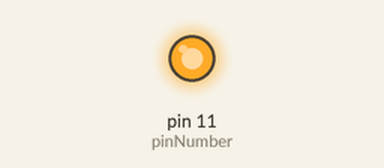
Recording of a sketch running on a simulated Arduino Uno, built with avr-gcc and run on an emulated ATmega328P. On the bench: output pins drawn as LEDs (lit = HIGH).

Above: at 0.2 s.
At 14.0 s:
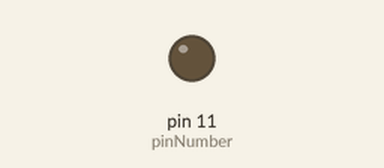
Timing chart, 0 to 23.4 s (numbered marks = the images above):
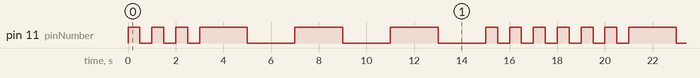

Measured:
- by itself, pin 11 (pinNumber): repeats every 18.0 s: 2 × (LOW 0.50 s, HIGH 0.50 s), LOW 0.50 s, 3 × (HIGH 2.0 s, LOW 2.0 s), 3 × (HIGH 0.50 s, LOW 0.50 s), HIGH 0.50 s
- by itself, everything shown: repeats every 18.0 s, in 18 steps

The sketch:

c.morse.ino
```cpp
int pinNumber = 11;
void setup() {
  pinMode(11, OUTPUT);
}

// the loop function runs over and over again forever
void loop() {
  dot();
  dot();
  dot();
  dash();
  dash();
  dash();
  dot();
  dot();
  dot();
}

void dot() {
  digitalWrite(11, HIGH);
  delay(500);
  digitalWrite(11, LOW);
  delay(500);
}

void dash() {
  digitalWrite(11, HIGH);
  delay(2000);
  digitalWrite(11, LOW);
  delay(2000);
}
```
